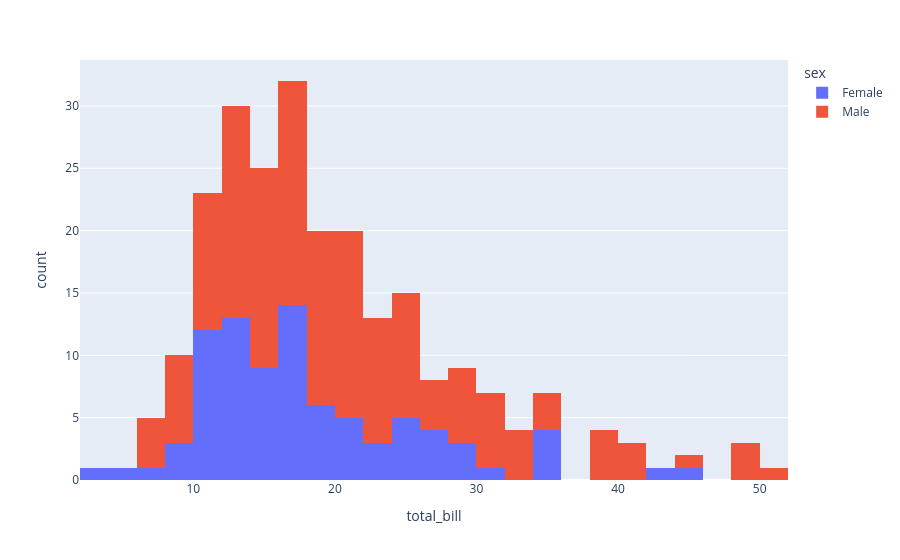

Notebook cell for this chart:
### Code cell
px.histogram(data_frame= df, x = 'total_bill', color= 'sex')

### Figure 1 — Plotly figure (JSON) as saved in the notebook; plotly's stock layout.template omitted (floating-point values rounded to 4 significant figures; data arrays with more than 128 entries replaced by an {"elided": "..."} marker saying what was removed)
{"data": [{"alignmentgroup": "True", "bingroup": "x", "hovertemplate": "sex=Female<br>total_bill=%{x}<br>count=%{y}<extra></extra>", "legendgroup": "Female", "marker": {"color": "#636efa", "pattern": {"shape": ""}}, "name": "Female", "offsetgroup": "Female", "orientation": "v", "showlegend": true, "type": "histogram", "x": [16.99, 24.59, 35.26, 14.83, 10.33, 16.97, 20.29, 15.77, 19.65, 15.06, 20.69, 16.93, 10.29, 34.81, 26.41, 16.45, 3.07, 17.07, 26.86, 25.28, 14.73, 10.07, 34.83, 5.75, 16.32, 22.75, 11.35, 15.38, 44.3, 22.42, 20.92, 14.31, 7.25, 25.71, 17.31, 10.65, 12.43, 24.08, 13.42, 12.48, 29.8, 14.52, 11.38, 20.27, 11.17, 12.26, 18.26, 8.51, 10.33, 14.15, 13.16, 17.47, 27.05, 16.43, 8.35, 18.64, 11.87, 29.85, 25, 13.39, 16.21, 17.51, 10.59, 10.63, 9.6, 20.9, 18.15, 19.81, 43.11, 13, 12.74, 13, 16.4, 16.47, 12.76, 13.27, 28.17, 12.9, 30.14, 13.42, 15.98, 16.27, 10.09, 22.12, 35.83, 27.18, 18.78], "xaxis": "x", "yaxis": "y"}, {"alignmentgroup": "True", "bingroup": "x", "hovertemplate": "sex=Male<br>total_bill=%{x}<br>count=%{y}<extra></extra>", "legendgroup": "Male", "marker": {"color": "#EF553B", "pattern": {"shape": ""}}, "name": "Male", "offsetgroup": "Male", "orientation": "v", "showlegend": true, "type": "histogram", "x": {"elided": "157 float values"}, "xaxis": "x", "yaxis": "y"}], "layout": {"barmode": "relative", "legend": {"title": {"text": "sex"}, "tracegroupgap": 0}, "margin": {"t": 60}, "xaxis": {"anchor": "y", "domain": [0, 1], "title": {"text": "total_bill"}}, "yaxis": {"anchor": "x", "domain": [0, 1], "title": {"text": "count"}}}}
